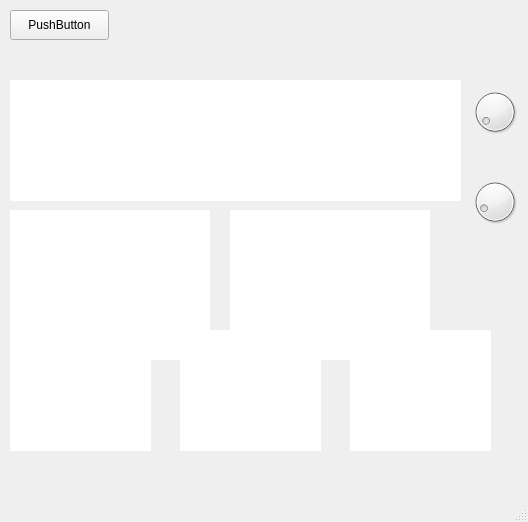
<?xml version="1.0" encoding="UTF-8"?>
<ui version="4.0">
 <class>MainWindow</class>
 <widget class="QMainWindow" name="MainWindow">
  <property name="geometry">
   <rect>
    <x>0</x>
    <y>0</y>
    <width>528</width>
    <height>522</height>
   </rect>
  </property>
  <property name="windowTitle">
   <string>MainWindow</string>
  </property>
  <widget class="QWidget" name="centralwidget">
   <widget class="QLabel" name="pic5">
    <property name="geometry">
     <rect>
      <x>10</x>
      <y>80</y>
      <width>171</width>
      <height>121</height>
     </rect>
    </property>
    <property name="styleSheet">
     <string notr="true">background-color: rgb(255, 255, 255);</string>
    </property>
    <property name="text">
     <string/>
    </property>
   </widget>
   <widget class="QLabel" name="pic4">
    <property name="geometry">
     <rect>
      <x>180</x>
      <y>80</y>
      <width>141</width>
      <height>121</height>
     </rect>
    </property>
    <property name="styleSheet">
     <string notr="true">background-color: rgb(255, 255, 255);</string>
    </property>
    <property name="text">
     <string/>
    </property>
   </widget>
   <widget class="QLabel" name="pic3">
    <property name="geometry">
     <rect>
      <x>320</x>
      <y>80</y>
      <width>141</width>
      <height>121</height>
     </rect>
    </property>
    <property name="styleSheet">
     <string notr="true">background-color: rgb(255, 255, 255);</string>
    </property>
    <property name="text">
     <string/>
    </property>
   </widget>
   <widget class="QLabel" name="pic2">
    <property name="geometry">
     <rect>
      <x>230</x>
      <y>210</y>
      <width>200</width>
      <height>150</height>
     </rect>
    </property>
    <property name="styleSheet">
     <string notr="true">background-color: rgb(255, 255, 255);</string>
    </property>
    <property name="text">
     <string/>
    </property>
   </widget>
   <widget class="QLabel" name="pic1">
    <property name="geometry">
     <rect>
      <x>10</x>
      <y>210</y>
      <width>200</width>
      <height>150</height>
     </rect>
    </property>
    <property name="styleSheet">
     <string notr="true">background-color: rgb(255, 255, 255);</string>
    </property>
    <property name="text">
     <string/>
    </property>
   </widget>
   <widget class="QPushButton" name="pushButton">
    <property name="geometry">
     <rect>
      <x>10</x>
      <y>10</y>
      <width>99</width>
      <height>30</height>
     </rect>
    </property>
    <property name="text">
     <string>PushButton</string>
    </property>
   </widget>
   <widget class="QLabel" name="pic6">
    <property name="geometry">
     <rect>
      <x>10</x>
      <y>330</y>
      <width>141</width>
      <height>121</height>
     </rect>
    </property>
    <property name="styleSheet">
     <string notr="true">background-color: rgb(255, 255, 255);</string>
    </property>
    <property name="text">
     <string/>
    </property>
   </widget>
   <widget class="QLabel" name="pic7">
    <property name="geometry">
     <rect>
      <x>180</x>
      <y>330</y>
      <width>141</width>
      <height>121</height>
     </rect>
    </property>
    <property name="styleSheet">
     <string notr="true">background-color: rgb(255, 255, 255);</string>
    </property>
    <property name="text">
     <string/>
    </property>
   </widget>
   <widget class="QLabel" name="pic8">
    <property name="geometry">
     <rect>
      <x>350</x>
      <y>330</y>
      <width>141</width>
      <height>121</height>
     </rect>
    </property>
    <property name="styleSheet">
     <string notr="true">background-color: rgb(255, 255, 255);</string>
    </property>
    <property name="text">
     <string/>
    </property>
   </widget>
   <widget class="QDial" name="dial">
    <property name="geometry">
     <rect>
      <x>470</x>
      <y>80</y>
      <width>50</width>
      <height>64</height>
     </rect>
    </property>
    <property name="maximum">
     <number>200</number>
    </property>
    <property name="value">
     <number>10</number>
    </property>
   </widget>
   <widget class="QDial" name="dial2">
    <property name="geometry">
     <rect>
      <x>470</x>
      <y>170</y>
      <width>50</width>
      <height>64</height>
     </rect>
    </property>
    <property name="maximum">
     <number>200</number>
    </property>
    <property name="value">
     <number>20</number>
    </property>
   </widget>
  </widget>
  <widget class="QMenuBar" name="menubar">
   <property name="geometry">
    <rect>
     <x>0</x>
     <y>0</y>
     <width>528</width>
     <height>28</height>
    </rect>
   </property>
  </widget>
  <widget class="QStatusBar" name="statusbar"/>
 </widget>
 <resources/>
 <connections>
  <connection>
   <sender>pushButton</sender>
   <signal>clicked()</signal>
   <receiver>MainWindow</receiver>
   <slot>slot1()</slot>
   <hints>
    <hint type="sourcelabel">
     <x>24</x>
     <y>50</y>
    </hint>
    <hint type="destinationlabel">
     <x>32</x>
     <y>100</y>
    </hint>
   </hints>
  </connection>
 </connections>
 <slots>
  <slot>slot1()</slot>
 </slots>
</ui>
